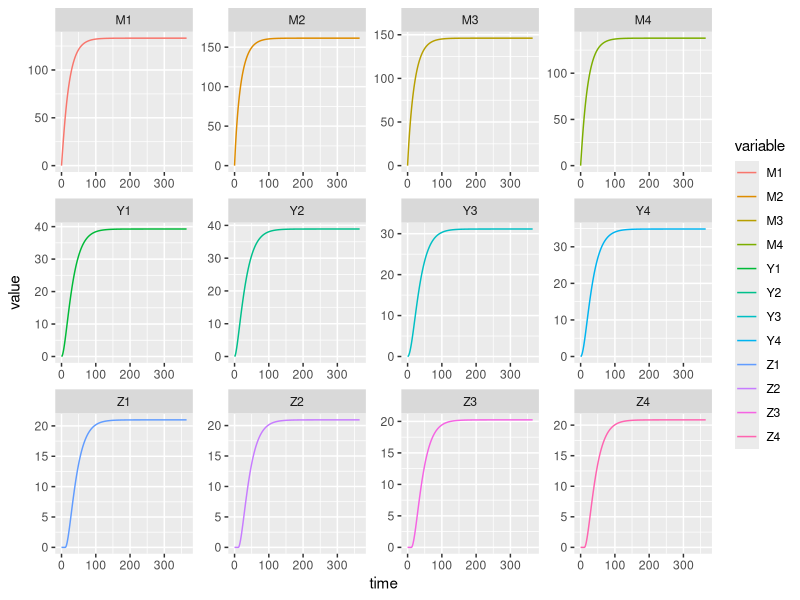

The R source for this figure:
rm(list = ls()); gc()
library(deSolve)
library(expm)
library(MASS)
library(data.table)
library(ggplot2)

# --------------------------------------------------------------------------------
# check forward solutions (start with Lambda)
# --------------------------------------------------------------------------------

f <- 0.3
q <- 0.9

n_patch <- 4
g <- 1/20
sigma <- 1/10

tau <- 11

K <- matrix(0, n_patch, n_patch)
K[upper.tri(K)] <- rexp(sum(1:(n_patch-1)))
K[lower.tri(K)] <- rexp(sum(1:(n_patch-1)))
K <- K/rowSums(K)

Omega <- diag(g, n_patch) + (diag(sigma, n_patch) %*% (diag(n_patch) - K))
OmegaEIP <- expm::expm(-Omega * tau)

kappa <- c(0.1, 0.075, 0.025, 0.05)

Lambda <- c(5, 10, 8, 6)

Y0 <- rep(0, n_patch*3)

M_ix <- 1:4
Y_ix <- 5:8
Z_ix <- 9:12

spat_ode <- function(t, y, pars) {
  M <- y[M_ix]
  Y <- y[Y_ix]
  Z <- y[Z_ix]
  if (t < tau) {
    M_tau <- Y0[1:4]
    Y_tau <- Y0[5:8]
  } else {
    MYZ_tau <- lagvalue(t - tau)
    M_tau <- MYZ_tau[1:4]
    Y_tau <- MYZ_tau[5:8]
  }
  dMdt <- Lambda - (Omega %*% M)
  dYdt <- f*q*kappa*(M - Y) - (Omega %*% Y)
  dZdt <- (OmegaEIP %*% (f*q*kappa*(M_tau - Y_tau))) - (Omega %*% Z)
  return(list(c(dMdt, dYdt, dZdt)))
}

spat_out <- dede(y = Y0, times = 0:365, func = spat_ode)
spat_out <- as.data.frame(spat_out)
colnames(spat_out) <- c("time", unlist(lapply(c("M","Y","Z"), function(x) paste0(x, 1:4))))

spat_out <- melt(as.data.table(spat_out), id.vars = 'time')

ggplot(spat_out) +
  geom_line(aes(x=time,y=value,color=variable)) +
  facet_wrap(. ~ variable, scales = 'free')

tmax <- spat_out[, max(time)]

# check M
Omega_inv <- MASS::ginv(Omega)
M_analytic <- as.vector(Omega_inv %*% Lambda)
M_simulation <- spat_out[time == tmax, value[M_ix]]

rbind(M_analytic, M_simulation)

# check Y
fqk_Omega_inv <- MASS::ginv(diag(f*q*kappa) + Omega)
Y_analytic <- as.vector(fqk_Omega_inv %*% (f*q*kappa*M_analytic))
Y_simulation <- spat_out[time == tmax, value[Y_ix]]

rbind(Y_analytic, Y_simulation)

# check Z
Z_analytic <- as.vector((Omega_inv %*% OmegaEIP) %*% (matrix(f*q*kappa) * ((M_analytic) - (fqk_Omega_inv %*% (f*q*kappa*(M_analytic))))))
Z_simulation <- spat_out[time == tmax, value[Z_ix]]

rbind(Z_analytic, Z_simulation)


# --------------------------------------------------------------------------------
# check backwards solutions (start with Z)
# --------------------------------------------------------------------------------

# check M-Y
Z <- Z_simulation
MY_analytic <- as.vector((MASS::ginv(OmegaEIP) %*% Omega %*% Z) / matrix(f*q*kappa))
MY_simulation <- spat_out[time == tmax, value[M_ix] - value[Y_ix]]

rbind(MY_analytic, MY_simulation)

# check Y
Y_analytic <- as.vector(Omega_inv %*% (matrix(f*q*kappa) * matrix(MY_analytic)))

rbind(Y_analytic, Y_simulation)

# check M
M_analytic <- MY_analytic + Y_analytic

rbind(M_analytic, M_simulation)

# check Lambda
Lambda_analytic <- as.vector(Omega %*% M_analytic)

rbind(Lambda_analytic, Lambda)

# # check M
# Omega_inv <- MASS::ginv(Omega)
# M <- as.vector(Omega_inv %*% Lambda)
# M
# spat_out[time == 365, value[1:4]]
# 
# # check Y
# spat_out[time == 365, value[5:8]]
# as.vector(MASS::ginv(diag(f*q*kappa) + Omega) %*% (diag(f*q*kappa) %*% M))
# as.vector(MASS::ginv(diag(f*q*kappa) + Omega) %*% (f*q*kappa*M))
# 
# # check M-Y
# Z <- spat_out[time == 365, value[9:12]]
# as.vector((MASS::ginv(OmegaEIP) %*% Omega %*% Z) / matrix(f*q*kappa))
# spat_out[time == 365, value[1:4]] - spat_out[time == 365, value[5:8]]
# 
# # check Y other way
# M_Y <- as.vector((MASS::ginv(OmegaEIP) %*% Omega %*% Z) / matrix(f*q*kappa))
# 
# as.vector(Omega_inv %*% (matrix(f*q*kappa) * matrix(M_Y)))
# spat_out[time == 365, value[5:8]]
# 
# Y <- as.vector(Omega_inv %*% MASS::ginv(OmegaEIP) %*% Omega %*% Z)
# 
# # check Z the ugly way
# (Omega_inv %*% OmegaEIP) %*% (matrix(f*q*kappa) * ((Omega_inv %*% Lambda) - (MASS::ginv(diag(f*q*kappa) + Omega) %*% (f*q*kappa*(Omega_inv%*%Lambda)))))
# 
# as.vector((Omega_inv %*% OmegaEIP) %*% (matrix(f*q*kappa) * ((Omega_inv %*% Lambda) - (MASS::ginv(diag(f*q*kappa) + Omega) %*% (f*q*kappa*(Omega_inv%*%Lambda))))))
# spat_out[time == 365, value[9:12]]
